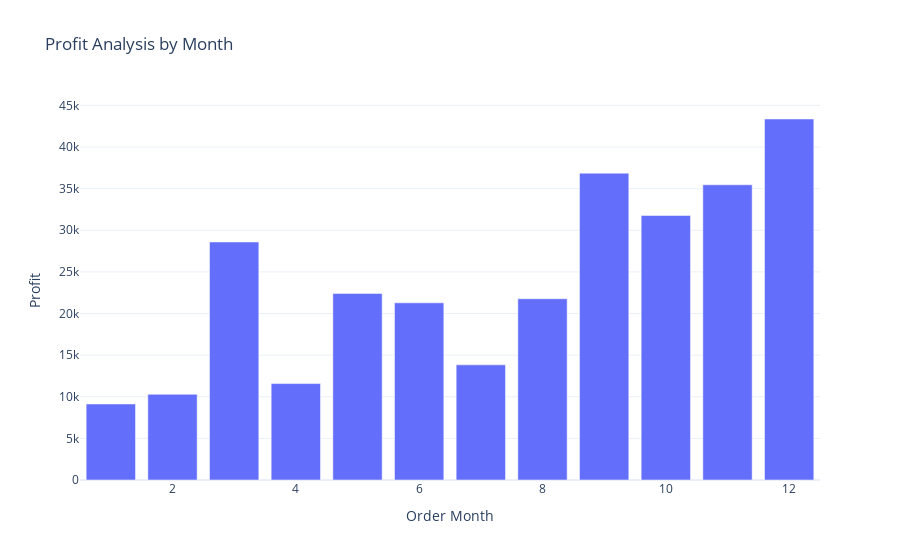

Notebook code for this chart:
### Code cell
fig=px.bar(profit_by_month,
            x='Order Month',
            y='Profit',
            title='Profit Analysis by Month')
fig.show()

### Figure 1 — Plotly figure (JSON) as saved in the notebook; plotly's stock layout.template omitted (floating-point values rounded to 4 significant figures)
{"data": [{"hovertemplate": "Order Month=%{x}<br>Profit=%{y}<extra></extra>", "legendgroup": "", "marker": {"color": "#636efa", "pattern": {"shape": ""}}, "name": "", "orientation": "v", "showlegend": false, "textposition": "auto", "type": "bar", "x": [1, 2, 3, 4, 5, 6, 7, 8, 9, 10, 11, 12], "xaxis": "x", "y": [9134.0, 10290.0, 28590.0, 11590.0, 22410.0, 21290.0, 13830.0, 21780.0, 36860.0, 31780.0, 35470.0, 43370.0], "yaxis": "y"}], "layout": {"barmode": "relative", "legend": {"tracegroupgap": 0}, "title": {"text": "Profit Analysis by Month"}, "xaxis": {"anchor": "y", "domain": [0, 1], "title": {"text": "Order Month"}}, "yaxis": {"anchor": "x", "domain": [0, 1], "title": {"text": "Profit"}}}}
